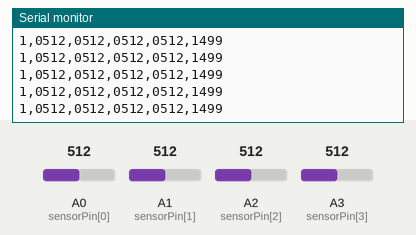
Bench run of a sketch on a simulated Arduino Uno, built with avr-gcc and run on an emulated ATmega328P. Shown: the last lines printed to the serial monitor. The inputs (shaded band) are chosen by the test bench; at power-on: A0 (sensorPin[0]) = 512, A3 (sensorPin[3]) = 512, A1 (sensorPin[1]) = 512, A2 (sensorPin[2]) = 512.

Above: at 1.2 s.
1.3 s: A0 (sensorPin[0]) set to 716
At 1.8 s:
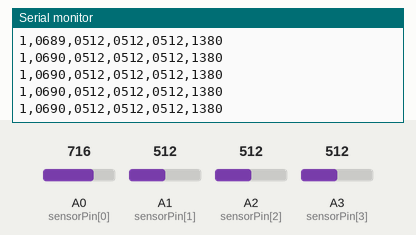
4.3 s: A3 (sensorPin[3]) set to 70
At 5.0 s:
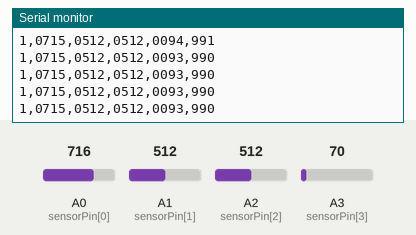
Timing chart, 0 to 5.9 s (numbered marks = the images above; inputs shaded):
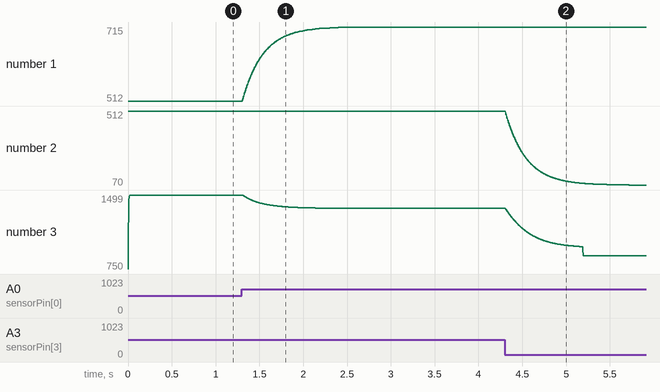

Measured:
- after the input at 1.3 s, the serial monitor: prints a new line at once (image 1)
- plotted number 1: 512 → 715 after the input at 1.3 s
- plotted number 3: 1499 → 1364 after the input at 1.3 s

The sketch:

ir_ball_sensor.ino
```cpp
int sensorPin[6] = { A0, A1, A2, A3 };  // change if your IR sensor is on another pin
float smooth[6] = { 0, 0, 0, 0 };       // smoothed value
float alpha = 0.01;                     // smoothing factor (0.1 = smoother, 0.3 = faster)

int lastPosition = 0;

void setup() {
  // put your setup code here, to run once:
  for (int i = 0; i <= 3; i++)
    smooth[i] = analogRead(sensorPin[i]);  // initialize with first reading
  Serial.begin(115200);
}

void loop() {
  bool online = false;
  long weightedSum = 0;
  long total = 0;
  int position = 0;

  // put your main code here, to run repeatedly:
  for (int i = 0; i <= 3; i++) {
    int raw = analogRead(sensorPin[i]);                 // read raw sensor value (0–1023)
    smooth[i] = alpha * raw + (1 - alpha) * smooth[i];  // EMA smoothing
    if (smooth[i] > 80){
      online = true;
      weightedSum += (long)smooth[i] * (i * 1000);
      total += smooth[i];
    }
  }

  if (total == 0) {
    // No line detected
    if (lastPosition > 1500)
      position = 3000;  // assume it exited right
    else
      position = 0;  // exactly center fallback
  } else {
    position = weightedSum / total;

    // Optional smoothing (low-pass filter)
    position = (lastPosition * 5 + position * 5) / 10;

    lastPosition = position;
  }

  Serial.print(online, DEC);
  Serial.print(",");
  for (int i = 0; i <= 3; i++) {
    char buffer[5];                           // 4 digits + null terminator
    sprintf(buffer, "%04d", (int)smooth[i]);  // Format with leading zeros (0000 to 1000)
    Serial.print(buffer);
    Serial.print(",");
  }
  Serial.println((int)position, DEC);
}
```
